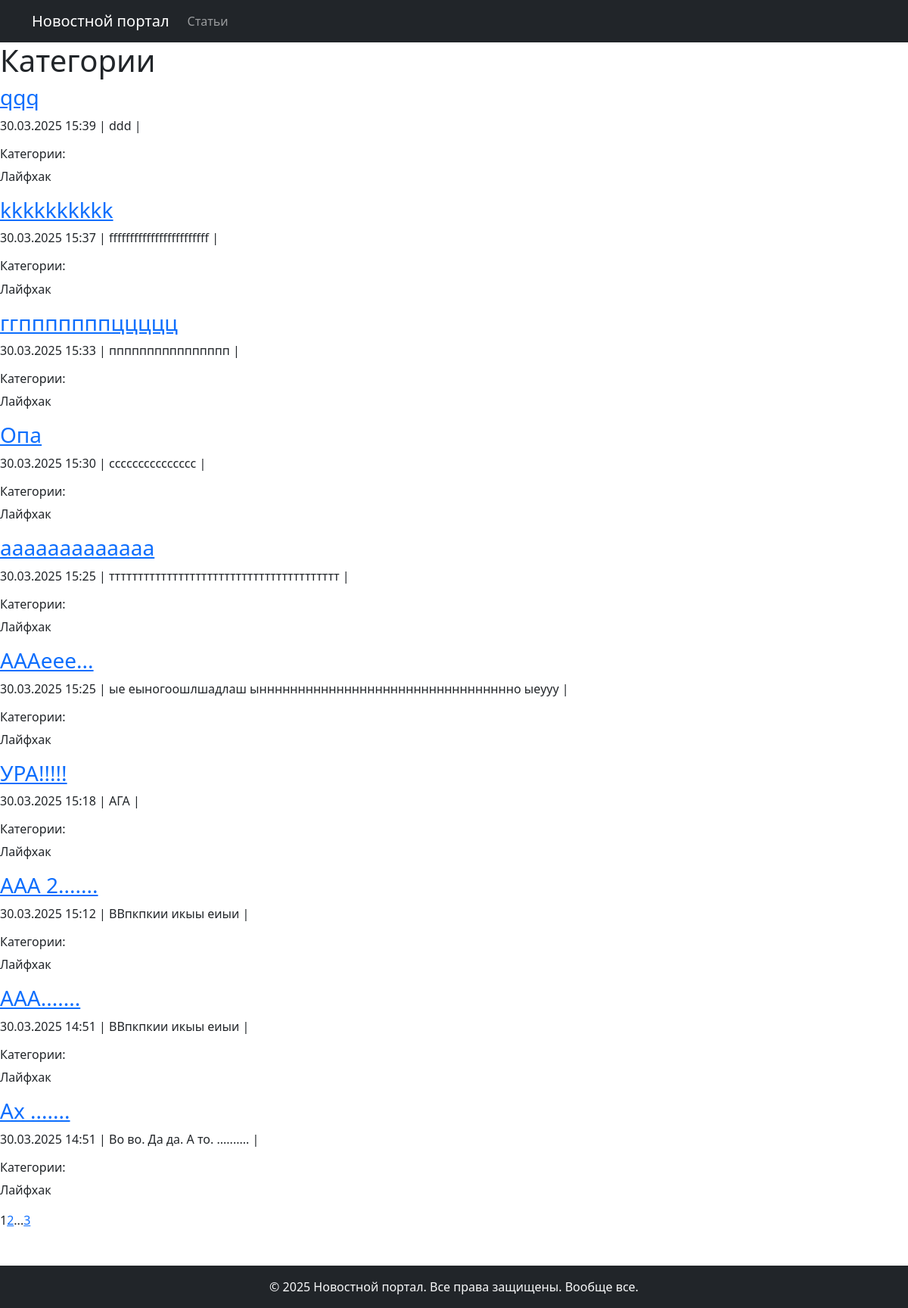
Page /categories/11/ (signed in) on the committed database.
### biblio/models.py (models this page shows, shortened)
class Post(models.Model):
    NEWS = 'NW'
    ARTICLE = 'AR'
    POST_TYPES = [
        (NEWS, 'Новость'),
        (ARTICLE, 'Статья')
    ]
    author = models.ForeignKey(Author, on_delete=models.CASCADE)
    post_type = models.CharField(max_length=2, choices=POST_TYPES)
    created_at = models.DateTimeField(auto_now_add=True)
    categories = models.ManyToManyField(Category, through='PostCategory')
    title = models.CharField(max_length=255)
    text = models.TextField()
    rating = models.IntegerField(default=0)
    def preview(self):
        return f"{self.text}"

class Category(models.Model):
    name = models.CharField(max_length=255, unique=True)
    subscribers = models.ManyToManyField(User, through='CategorySubscriber', related_name='subscribed_categories')

### biblio/views.py (the view)
# urls.py: path('categories/<int:pk>/', CategoryListView.as_view(), name='category_list'),
class CategoryListView(NewsList):
    model = Post
    template_name = 'news/category_list.html'
    context_object_name = 'category_news_list'
    filterset = None  # Явно отключаем фильтрацию
    def get_queryset(self):
        self.category = get_object_or_404(Category, id=self.kwargs['pk'])
        queryset = super().get_queryset().filter(categories=self.category)
        return queryset
    def get_context_data(self, **kwargs):
        context = super().get_context_data(**kwargs)
        if hasattr(self.category, 'subscribers'):
            context['is_not_subscriber'] = (
                    self.request.user.is_authenticated and
                    self.request.user not in self.category.subscribers.all()
            )
        context['category'] = self.category
        return context

### biblio/templatetags/custom_filters.py (called while the page is built)
@register.filter()
def censor (value):
    for word in censor_list:
        value = value.replace(word[1:-1], "*" * len(word[1:-1]))
    return value

### biblio/templatetags/custom_tags.py (called while the page is built)
@register.simple_tag(takes_context=True)
def url_replace(context, **kwargs):
   d = context['request'].GET.copy()
   for k, v in kwargs.items():
       d[k] = v
   return d.urlencode()

### biblio/views.py (called while the page is built)
    def get_queryset(self):
        queryset = super().get_queryset().filter(post_type='NW')
        self.filterset = SearchPost(self.request.GET, queryset)
        return self.filterset.qs

    def get_context_data(self, **kwargs):
        context = super().get_context_data(**kwargs)
        context['filterset'] = self.filterset
        context['news_count'] = Post.objects.filter(post_type='NW').count()
        context['article_count'] = Post.objects.filter(post_type='AR').count()
        context['time_now'] = datetime.now()
        context['next_sale'] = "Распродажа в среду!"
        return context

### templates/news/category_list.html (shortened to what this page needs)
{% extends 'default.html' %}
{% load custom_filters %}
{% load custom_tags %}
{% block content%}
       <h1> Категории </h1>
       <div class="category-list">
           {% if category_news_list %}
               {% for post in category_news_list %}
                   <div class="post">
                       <h3><a href="{% url 'news_detail' post.id %}">{{ post.title|censor }}</a></h3>
                       <p class="post-meta">
                           {{ post.created_at|date:"d.m.Y H:i" }} |
                           {{ post.preview|censor|truncatewords:20 }} |
                           <h6>Категории:</h6>
                           {% for category in post.categories.all %}
                               {{ category.name }}{% if not forloop.last %}, {% endif %}
                           {% endfor %}
                       </p>
                   </div>
               {% endfor %}
           {% else %}
               <p>Новостей пока нет.</p>
           {% endif %}
           <div class="pagination">
               {{ page_obj.number }}
               {% if page_obj.has_next %}
                   <a href="?{% url_replace page=page_obj.next_page_number %}">{{ page_obj.next_page_number }}</a>
                   {% if paginator.num_pages != page_obj.next_page_number %}
                       ...
                       <a href="?{% url_replace page=page_obj.paginator.num_pages %}">{{ page_obj.paginator.num_pages }}</a>
                   {% endif %}
               {% endif %}
           </div>
       </div>
{% endblock %}

### rows in the picture
Post: title|censor "qqq", created_at "30.03.2025 15:39", preview|censor "ddd"
Category: name "Лайфхак"
Post: title|censor "kkkkkkkkkk", created_at "30.03.2025 15:37", preview|censor "ffffffffffffffffffffffff"
Post: title|censor "ггпппппппццццц", created_at "30.03.2025 15:33", preview|censor "пппппппппппппппп"
Post: title|censor "Опа", created_at "30.03.2025 15:30", preview|censor "ссссссссссссссс"
Post: title|censor "ааааааааааааа", created_at "30.03.2025 15:25", preview|censor "тттттттттттттттттттттттттттттттттттттттт"
Post: title|censor "АААеее...", created_at "30.03.2025 15:25", preview|censor "ые еыногоошлшадлаш ыннннннннннннннннннннннннннннннннно ыеууу"
Post: title|censor "УРА!!!!!", created_at "30.03.2025 15:18", preview|censor "АГА"
Post: title|censor "ААА 2.......", created_at "30.03.2025 15:12", preview|censor "ВВпкпкии икыы еиыи"
Post: title|censor "ААА.......", created_at "30.03.2025 14:51", preview|censor "ВВпкпкии икыы еиыи"
Post: title|censor "Ах .......", created_at "30.03.2025 14:51", preview|censor "Во во. Да да. А то. .........."

### other values in the picture
{{ page_obj.number }} "1"
{{ page_obj.next_page_number }} "2"
{{ page_obj.paginator.num_pages }} "3"
